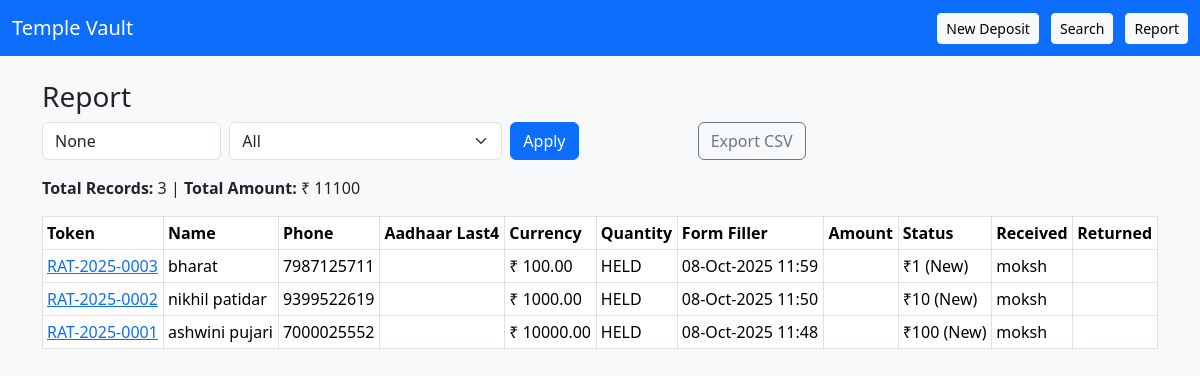
/report/ (signed in), run on the app's committed database.
### vault/models.py (models this page shows, shortened)
class Deposit(models.Model):
    STATUS_CHOICES = [
        ('HELD','Held in Temple'),
        ('RETURNED','Returned to Devotee'),
        ('CANCELLED','Cancelled'),
    ]
    devotee = models.ForeignKey(Devotee, on_delete=models.PROTECT, related_name='deposits')
    amount = models.DecimalField(max_digits=10, decimal_places=2, validators=[MinValueValidator(1)])
    token = models.CharField(max_length=20, unique=True, db_index=True)
    diwali_year = models.IntegerField(help_text='Diwali cycle year (e.g., 2025)')
    received_at = models.DateTimeField(default=timezone.now)
    status = models.CharField(max_length=10, choices=STATUS_CHOICES, default='HELD')
    returned_at = models.DateTimeField(null=True, blank=True)
    remarks = models.CharField(max_length=200, blank=True)
    comment_choice = models.CharField(max_length=50, blank=True, null=True)
    form_filler_name = models.CharField(max_length=120, blank=True, null=True)
    quantity = models.PositiveIntegerField(default=1)

class Devotee(models.Model):
    name = models.CharField(max_length=200)
    phone = models.CharField(max_length=15)
    aadhaar_hash = models.CharField(max_length=64)   # ✅ SHA256 hash
    aadhaar_last4 = models.CharField(max_length=4, blank=True, null=True)
    address = models.TextField(blank=True, null=True)
    email = models.EmailField(blank=True, null=True)
    created_at = models.DateTimeField(auto_now_add=True)   # ✅ added timestamp

### vault/views.py (the view)
# urls.py: path('report/', views.report, name='report'),
@login_required(login_url='/login/')
def report(request):
    year = request.GET.get('year')
    status = request.GET.get('status')
    qs = Deposit.objects.select_related('devotee').all().order_by('-received_at')
    if year:
        qs = qs.filter(diwali_year=year)
    if status:
        qs = qs.filter(status=status)
    total_amount = qs.aggregate(total=Sum('amount'))['total'] or 0
    total_count = qs.count()
    return render(request, 'vault/report.html', {
        'qs': qs[:500],
        'year': year,
        'status': status,
        'total_amount': total_amount,
        'total_count': total_count
    })

### vault/templates/vault/report.html (shortened to what this page needs)
{% extends 'vault/base.html' %}
{% block content %}
<h3>Report</h3>
<form class="row g-2 mb-3">
  <div class="col-md-2">
    <input class="form-control" name="year" value="{{ year }}" placeholder="Year e.g. 2025">
  </div>
  <div class="col-md-3">
   <select class="form-select" name="status">
  <option value="" {% if not status %}selected{% endif %}>All</option>
</select>
  </div>
  <div class="col-md-2">
    <button class="btn btn-primary">Apply</button>
  </div>
  <div class="col-md-3">
    <a class="btn btn-outline-secondary" href="/export.csv?year={{ year }}&status={{ status }}">Export CSV</a>
  </div>
</form>
<div class="mb-3">
  <strong>Total Records:</strong> {{ total_count }} |
  <strong>Total Amount:</strong> ₹ {{ total_amount }}
</div>
<div class="table-responsive">
  <table class="table table-bordered table-sm">
    <thead><tr><th>Token</th><th>Name</th><th>Phone</th><th>Aadhaar Last4</th><th>Currency</th>    <th>Quantity</th>
    <th>Form Filler</th><th>Amount</th><th>Status</th><th>Received</th><th>Returned</th></tr></thead>
    <tbody>
    {% for d in qs %}
      <tr>
        <td><a href="/receipt/{{ d.token }}/">{{ d.token }}</a></td>
        <td>{{ d.devotee.name }}</td>
        <td>{{ d.devotee.phone }}</td>
        <td>{{ d.devotee.aadhaar_last4 }}</td>
        <td>₹ {{ d.amount }}</td>
        <td>{{ d.status }}</td>
        <td>{{ d.received_at|date:"d-M-Y H:i" }}</td>
        <td>{% if d.returned_at %}{{ d.returned_at|date:"d-M-Y H:i" }}{% endif %}</td>
            <td>{{ d.comment_choice }}</td>
    <td>{{ d.form_filler_name }}</td>
        <td>{{ deposit.quantity }}</td>
      </tr>
    {% empty %}
      <tr><td colspan="8">No data</td></tr>
    {% endfor %}
    </tbody>
  </table>
</div>
{% endblock %}

### vault/templates/vault/base.html (shortened to what this page needs)
<!doctype html>
<html lang="en">
<head>
  <link href="https://cdn.jsdelivr.net/npm/bootstrap@5.3.3/dist/css/bootstrap.min.css" rel="stylesheet">
</head>
<body class="bg-light">
  <nav class="navbar navbar-expand-lg navbar-dark bg-primary">
    <div class="container-fluid">
      <a class="navbar-brand" href="/">Temple Vault</a>
      <div>
        <a class="btn btn-light btn-sm me-2" href="/intake/">New Deposit</a>
        <a class="btn btn-light btn-sm me-2" href="/search/">Search</a>
        <a class="btn btn-light btn-sm" href="/report/">Report</a>
      </div>
    </div>
  </nav>
  <main class="container py-4">
    {% block content %}{% endblock %}
  </main>
</body>
</html>

### data on the page
Deposit: token "RAT-2025-0003", devotee.name "bharat", devotee.phone "7987125711", amount "100.00", status "HELD", received_at "08-Oct-2025 11:59", comment_choice "₹1 (New)", form_filler_name "moksh"
Deposit: token "RAT-2025-0002", devotee.name "nikhil patidar", devotee.phone "9399522619", amount "1000.00", status "HELD", received_at "08-Oct-2025 11:50", comment_choice "₹10 (New)", form_filler_name "moksh"
Deposit: token "RAT-2025-0001", devotee.name "ashwini pujari", devotee.phone "7000025552", amount "10000.00", status "HELD", received_at "08-Oct-2025 11:48", comment_choice "₹100 (New)", form_filler_name "moksh"

### other printed values
{{ total_count }} "3"
{{ total_amount }} "11100"
